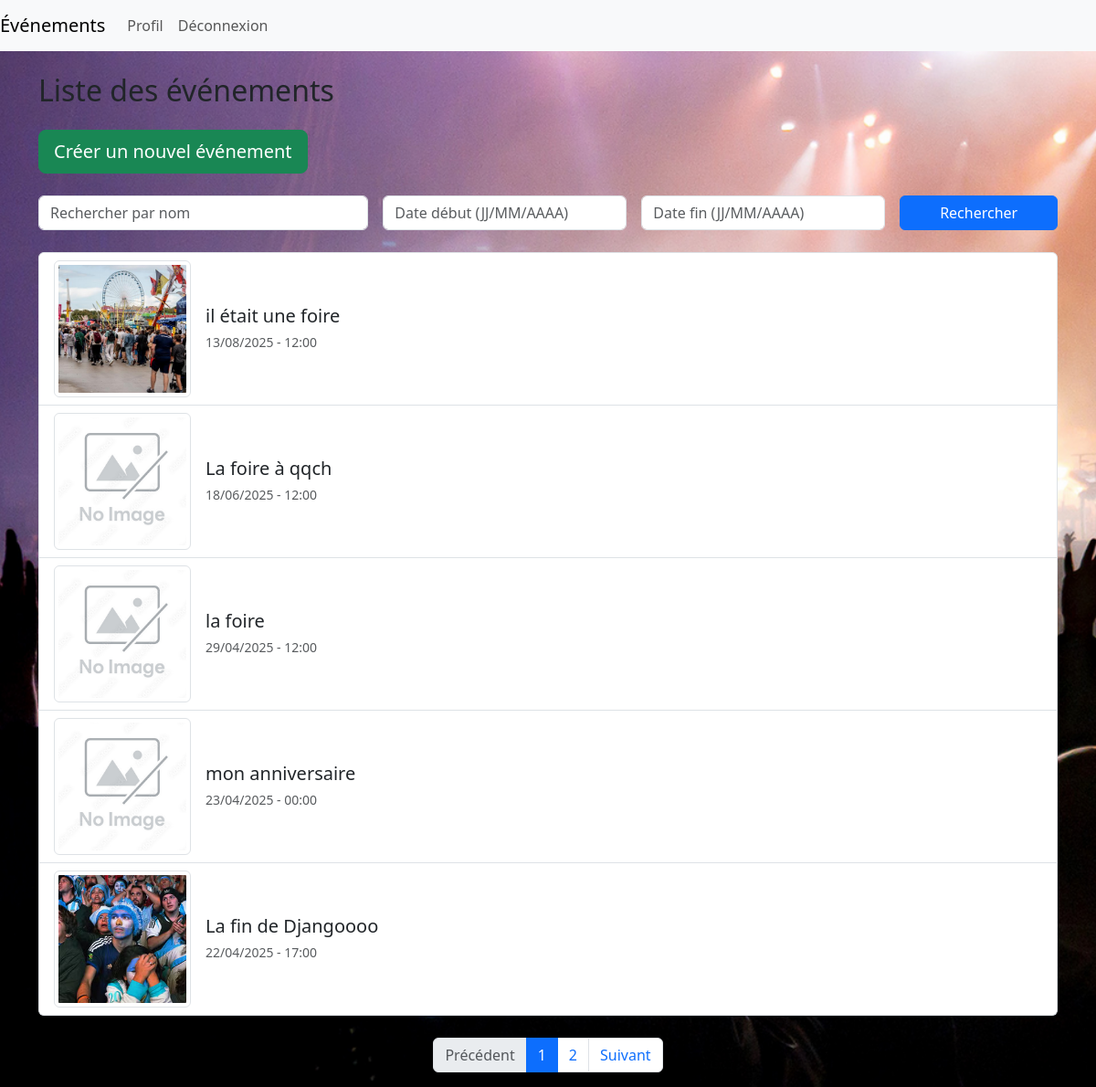
Screenshot of /events/ (signed in) with the database file from the repository.
### events/models.py (models this page shows, shortened)
class Event(models.Model):
    title = models.CharField(max_length=200)
    description = models.TextField()
    date = models.DateTimeField()
    location = models.CharField(max_length=255)
    capacity = models.PositiveIntegerField()
    image = models.ImageField(upload_to='event_images/', blank=True, null=True)
    creator = models.ForeignKey(User, related_name='created_events', on_delete=models.CASCADE)
    participants = models.ManyToManyField(User, related_name='participating_events', blank=True)

### events/views.py (the view)
# urls.py: path('', views.EventListView.as_view(), name='event_list'),
class EventListView(ListView):
    model = Event
    template_name = 'events/event_list.html'
    context_object_name = 'events'
    paginate_by = 5
    ordering = ['-date']
    def get_queryset(self):
        queryset = super().get_queryset()
        search_query = self.request.GET.get('q', '')
        if search_query:
            queryset = queryset.filter(title__icontains=search_query)
        date_from_query = self.request.GET.get('date_from', '')
        date_to_query = self.request.GET.get('date_to', '')
        if date_from_query:
            try:
                date_from = datetime.strptime(date_from_query, "%Y-%m-%d").date()
                queryset = queryset.filter(date__date__gte=date_from)
            except ValueError:
                pass
        if date_to_query:
            try:
                date_to = datetime.strptime(date_to_query, "%Y-%m-%d").date()
                queryset = queryset.filter(date__date__lte=date_to)
            except ValueError:
                pass
        return queryset

### events/templates/events/event_list.html
{% extends "base.html" %}
{% block content %}
  <h2 class="mb-4">Liste des événements</h2>
  {% if user.is_authenticated %}
    <div class="mb-4">
      <a href="{% url 'event_create' %}" class="btn btn-success btn-lg">Créer un nouvel événement</a>
    </div>
  {% endif %}
  <form method="get" class="row g-3 mb-4">
    <div class="col-md-4">
      <input type="text" name="q" class="form-control" placeholder="Rechercher par nom" value="{{ request.GET.q }}">
    </div>
    <div class="col-md-3">
      <input type="text" id="date_from" name="date_from" class="form-control" placeholder="Date début (JJ/MM/AAAA)" value="{{ request.GET.date_from }}">
    </div>
    <div class="col-md-3">
      <input type="text" id="date_to" name="date_to" class="form-control" placeholder="Date fin (JJ/MM/AAAA)" value="{{ request.GET.date_to }}">
    </div>
    <div class="col-md-2">
      <button type="submit" class="btn btn-primary w-100">Rechercher</button>
    </div>
  </form>
  <ul class="list-group">
    {% for event in events %}
      <a href="{% url 'event_detail' event.pk %}" class="list-group-item list-group-item-action">
        <div class="d-flex align-items-center">
          {% if event.image %}
            <img src="{{ event.image.url }}" class="img-thumbnail me-3" alt="{{ event.title }}" style="height: 150px; width: 150px; object-fit: cover;">
          {% else %}
            <img src="/media/event_images/pic-no-pic.png" class="img-thumbnail me-3" alt="{{ event.title }}" style="height: 150px; width: 150px; object-fit: cover;">
          {% endif %}
          <div>
            <h5 class="mb-1">{{ event.title }}</h5>
            <small class="text-muted">{{ event.date|date:"d/m/Y - H:i" }}</small>
          </div>
        </div>
      </a>
    {% empty %}
      <li class="list-group-item">Aucun événement disponible.</li>
    {% endfor %}
  </ul>
  {% if is_paginated %}
    <nav aria-label="Page navigation" class="mt-4">
      <ul class="pagination justify-content-center">
        {% if page_obj.has_previous %}
          <li class="page-item">
            <a class="page-link" href="?page={{ page_obj.previous_page_number }}&q={{ request.GET.q }}&date_from={{ request.GET.date_from }}&date_to={{ request.GET.date_to }}">Précédent</a>
          </li>
        {% else %}
          <li class="page-item disabled">
            <span class="page-link">Précédent</span>
          </li>
        {% endif %}
        {% for num in paginator.page_range %}
          {% if page_obj.number == num %}
            <li class="page-item active">
              <span class="page-link">{{ num }}</span>
            </li>
          {% else %}
            <li class="page-item">
              <a class="page-link" href="?page={{ num }}&q={{ request.GET.q }}&date_from={{ request.GET.date_from }}&date_to={{ request.GET.date_to }}">{{ num }}</a>
            </li>
          {% endif %}
        {% endfor %}
        {% if page_obj.has_next %}
          <li class="page-item">
            <a class="page-link" href="?page={{ page_obj.next_page_number }}&q={{ request.GET.q }}&date_from={{ request.GET.date_from }}&date_to={{ request.GET.date_to }}">Suivant</a>
          </li>
        {% else %}
          <li class="page-item disabled">
            <span class="page-link">Suivant</span>
          </li>
        {% endif %}
      </ul>
    </nav>
  {% endif %}
{% endblock %}

### static/css/style.css (style rules this page uses)
body { background: url("../images/event-bg-img.png") no-repeat center center fixed; background-size: cover; }

### rows the page displays
Event: image (picture), title "il était une foire", date "13/08/2025 - 12:00"
Event: title "La foire à qqch", date "18/06/2025 - 12:00"
Event: title "la foire", date "29/04/2025 - 12:00"
Event: title "mon anniversaire", date "23/04/2025 - 00:00"
Event: image (picture), title "La fin de Djangoooo", date "22/04/2025 - 17:00"

### other values shown
{{ num }} "1"
{{ num }} "2"
